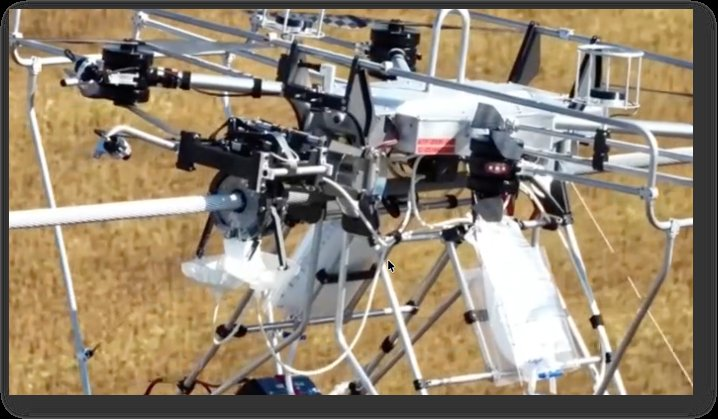
#> input picture assets/dcam-linedrone-hydroquebec.jpg, 718 x 419 px
$ python -i crop_assets.py   (imports and definitions only)
#> lines starting #> are read from the running program, lines starting #| are printed output that depends on the picture
#> further down, picture is the input picture: PIL image 718x419 RGB; mean R, G, B 145.6, 131.6, 111.1
#!/usr/bin/env python3
"""Pixel-detected crop for portfolio image assets."""

from __future__ import annotations

import argparse
import sys
from pathlib import Path

from PIL import Image
import numpy as np

ROOT = Path(__file__).resolve().parent.parent
SOURCES = ROOT / "notebook" / "media" / "sources"
ASSETS = ROOT / "assets"

LUM_THRESHOLD = 60
INSET_START = 6
INSET_STEP = 2
MAX_ATTEMPTS = 5
BORDER_PX = 3
BORDER_MIN_LUM = 40


def luminance(rgb: np.ndarray) -> np.ndarray:
    r, g, b = rgb[..., 0], rgb[..., 1], rgb[..., 2]
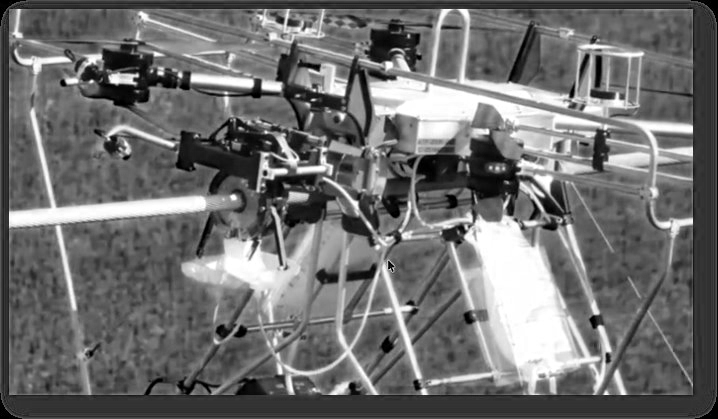
#> b: shape (419, 718); min 0, max 255, mean 111.1
    return (0.299 * r + 0.587 * g + 0.114 * b).astype(np.float32)


def content_bbox(gray: np.ndarray, threshold: float) -> tuple[int, int, int, int]:
    ys, xs = np.where(gray > threshold)
    if len(xs) == 0:
        raise ValueError("no content pixels found above luminance threshold")
    return int(xs.min()), int(ys.min()), int(xs.max()) + 1, int(ys.max()) + 1


def inset_box(box: tuple[int, int, int, int], inset: int, w: int, h: int) -> tuple[int, int, int, int]:
    left, top, right, bottom = box
    left = min(max(0, left + inset), w - 1)
    top = min(max(0, top + inset), h - 1)
    right = max(left + 1, min(w, right - inset))
    bottom = max(top + 1, min(h, bottom - inset))
    return left, top, right, bottom


def assert_border_luminance(gray: np.ndarray, border_px: int, min_lum: float) -> None:
    h, w = gray.shape
    if h < border_px * 2 or w < border_px * 2:
        raise AssertionError(f"image too small for {border_px}px border check")
    regions = [
        gray[:border_px, :].ravel(),
        gray[-border_px:, :].ravel(),
        gray[border_px:-border_px, :border_px].ravel(),
        gray[border_px:-border_px, -border_px:].ravel(),
    ]
    border = np.concatenate(regions)
    dark = border[border < min_lum]
    if len(dark) > 0:
        raise AssertionError(
            f"border assertion failed: {len(dark)} pixels in outer {border_px}px "
            f"have luminance < {min_lum} (min={float(dark.min()):.1f})"
        )


def crop_with_assertion(im: Image.Image, inset_start: int = INSET_START) -> Image.Image:
    rgb = np.array(im.convert("RGB"))
    gray = luminance(rgb)
    h, w = gray.shape
#> h = 419; w = 718
    box = content_bbox(gray, LUM_THRESHOLD)
#> box = (0, 0, 717, 419)

    for attempt in range(MAX_ATTEMPTS):
        inset = inset_start + attempt * INSET_STEP
        crop_box = inset_box(box, inset, w, h)
        cropped = im.crop(crop_box)
        crop_gray = luminance(np.array(cropped.convert("RGB")))
        try:
            assert_border_luminance(crop_gray, BORDER_PX, BORDER_MIN_LUM)
            print(f"crop ok: inset={inset}px box={crop_box}", file=sys.stderr)
            return cropped
        except AssertionError as exc:
            print(f"attempt {attempt + 1}: {exc}", file=sys.stderr)
#> this loop made 4 passes
#> (left in inset_box, top in inset_box, right in inset_box, bottom in inset_box) on passes 1, 2, 4: (6, 6, 711, 413), (8, 8, 709, 411), (12, 12, 705, 407)
#> (left in inset_box, top in inset_box, right in inset_box, bottom in inset_box, dark in assert_border_luminance) on pass 3: (10, 10, 707, 409, [39.25, 38, 39])
#> pass 1, in crop_with_assertion, `cropped = im.crop(crop_box)`:
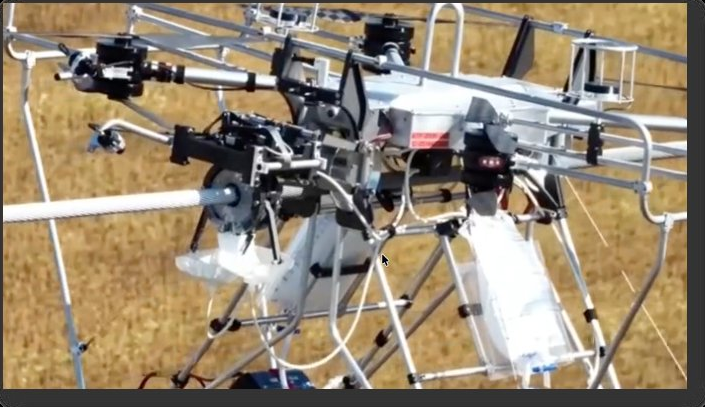
#> cropped: PIL image 705x407 RGB; mean R, G, B 150, 135.3, 113.9
#> pass 1, in luminance (call 2), `r, g, b = rgb[..., 0], rgb[..., 1], rgb[..., 2]`:
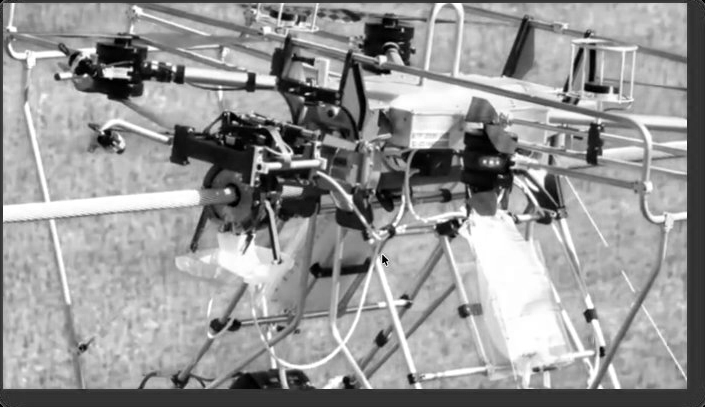
#> r: shape (407, 705); min 0, max 255, mean 150
#> pass 1, in luminance (call 2), `r, g, b = rgb[..., 0], rgb[..., 1], rgb[..., 2]`:
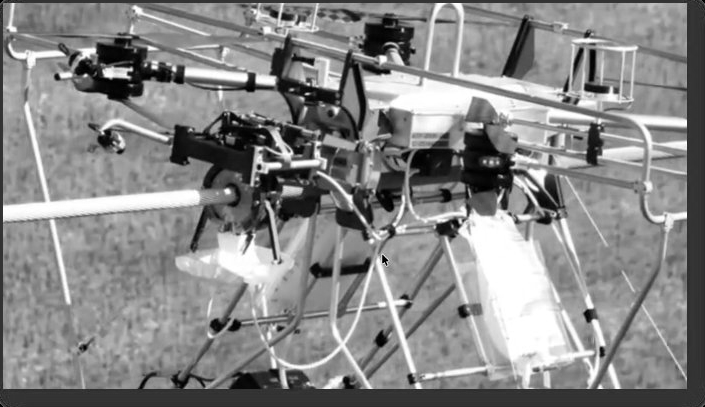
#> g: shape (407, 705); min 0, max 255, mean 135.3
#> pass 1, in luminance (call 2), `r, g, b = rgb[..., 0], rgb[..., 1], rgb[..., 2]`:
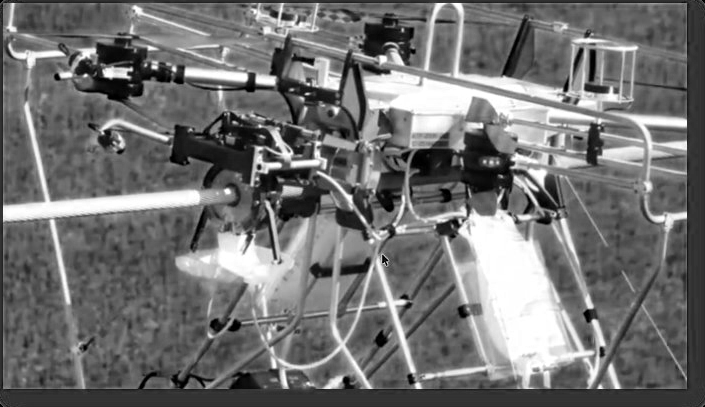
#> b: shape (407, 705); min 0, max 255, mean 113.9
#> after the loop:
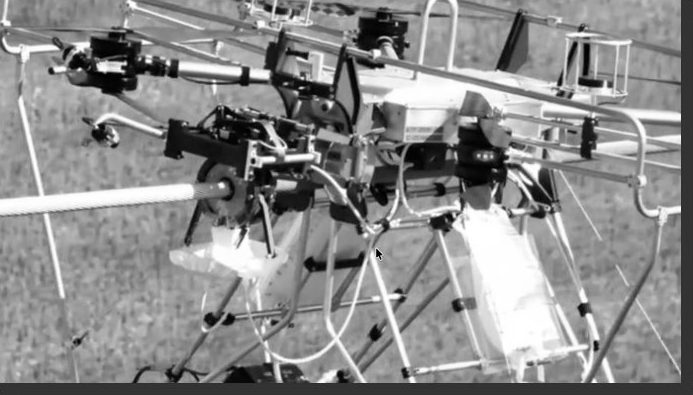
#> crop_gray: shape (395, 693) float32; min 0.228, max 255, mean 140.3

    raise SystemExit("border assertion failed after max attempts; assets not updated")


def export_dcam(im: Image.Image) -> tuple[int, int]:
    jpg_path = ASSETS / "dcam-linedrone-hydroquebec.jpg"
    webp_path = ASSETS / "dcam-linedrone-hydroquebec.webp"
    rgb = im.convert("RGB")

    for q in (82, 78, 75, 70):
        rgb.save(jpg_path, "JPEG", quality=q, optimize=True)
        if jpg_path.stat().st_size < 150_000:
            break

    rgb.save(webp_path, "WEBP", quality=82, method=6)
    print(f"exported {jpg_path.name}: {jpg_path.stat().st_size}B q~{q}")
    print(f"exported {webp_path.name}: {webp_path.stat().st_size}B")
    return rgb.size


def crop_dcam() -> tuple[int, int]:
    src = SOURCES / "dcam-linedrone-hydroquebec.png"
    if not src.exists():
        raise SystemExit(f"missing source: {src}")
    im = Image.open(src)
    cropped = crop_with_assertion(im)
    return export_dcam(cropped)


def headshot() -> None:
    """Future: crop Headshot-photo.png when restored to notebook/media/sources/.

    - Bbox of pixels with luminance > 45
    - Scale crop region down 6% about center
    - Export 480x480 jpg <60KB with border-luminance assertion
    """
    raise NotImplementedError("headshot source PNG not available; CSS-only change for now")


def main() -> None:
    parser = argparse.ArgumentParser(description="Crop portfolio image assets")
    parser.add_argument("--dcam", action="store_true", help="Re-crop DCAM field photo")
    args = parser.parse_args()
    if not args.dcam:
        parser.error("specify --dcam")
    w, h = crop_dcam()
    print(f"{w}x{h}")


# [2 lines not run here, left out]

>>> from PIL import Image
>>> picture = Image.open('../assets/dcam-linedrone-hydroquebec.jpg')
>>> result = crop_with_assertion(picture)
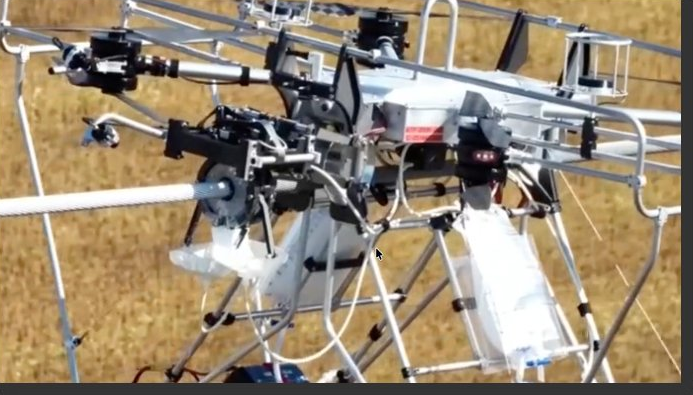
#> result: PIL image 693x395 RGB; mean R, G, B 153.3, 138.3, 116.3
